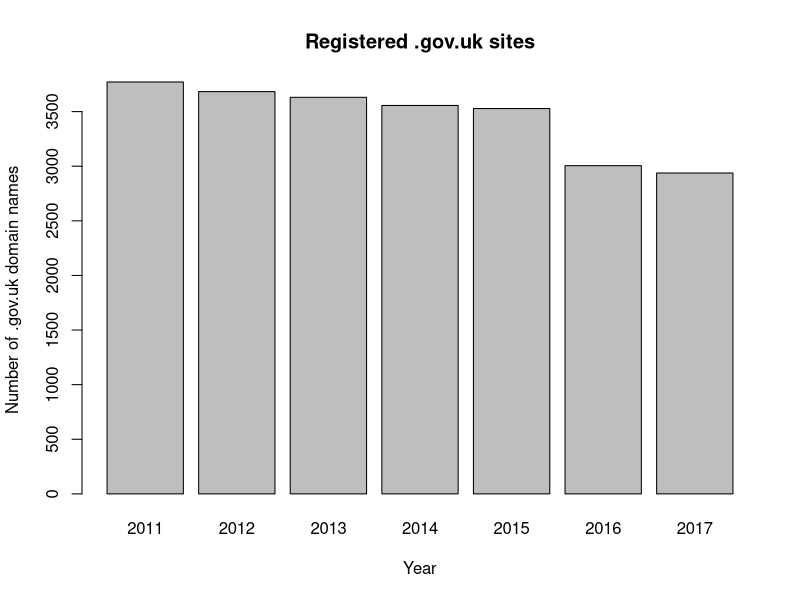
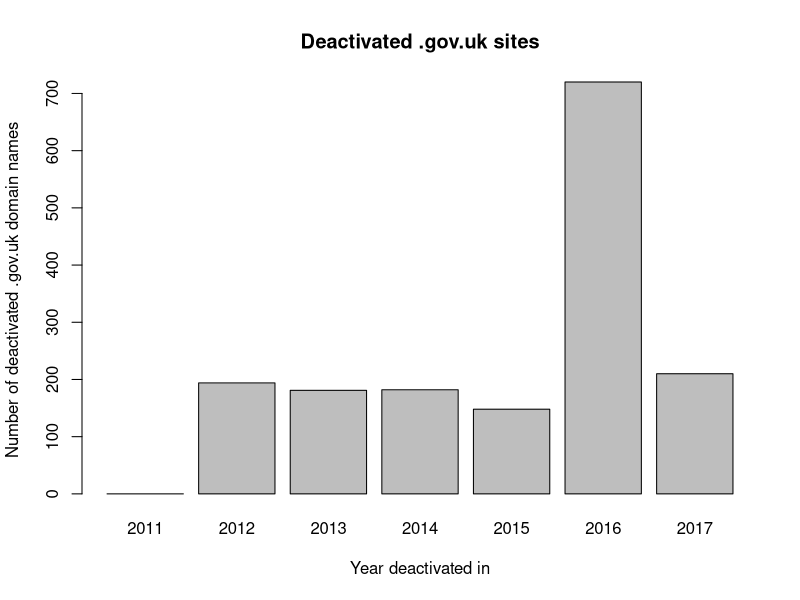
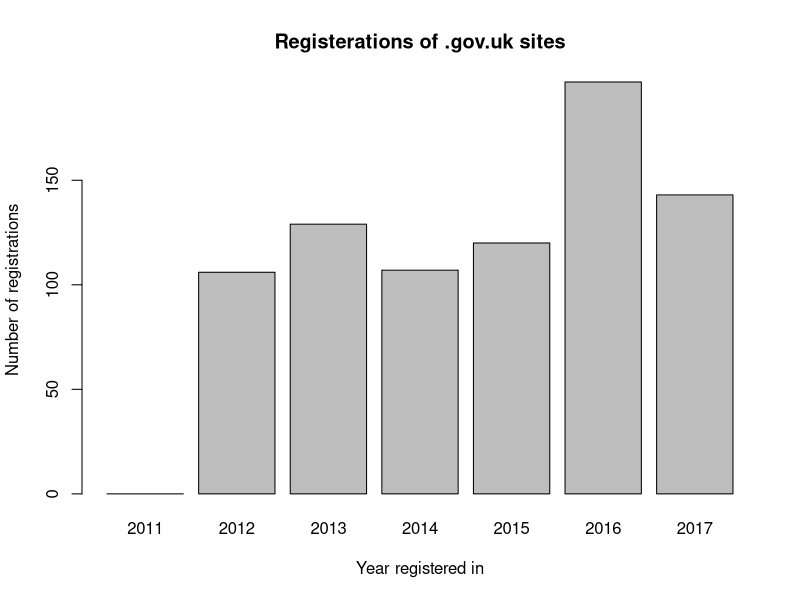

R code for these plots, in order:
govweb2017 <- read.csv("List_of_.gov.uk_domain_names_as_at_26_October_2017.csv")
govweb2016 <- read.csv("List_of_gov.uk_domains_as_of_1_Oct_2016.csv")
govweb2015 <- read.csv("gov.uk_domains_as_of_01Oct_2015.csv")
govweb2014 <- read.csv("List_of_gov_uk_domain_names_as_at_1_October_2014.csv")
govweb2013 <- read.csv("gov-uk_domain_names_as_at_1_October_2013.csv")
govweb2012 <- read.csv("gov-uk-domains-as-of-1-Oct-2012.csv")
govweb2011 <- read.csv("gov-uk-domains_as_of_1_Oct_2011.csv")

View(govweb2017)

# The number of registered ".gov.uk" domain na"mes has steadily decreased since 2011

nrowvector = (0)
for (i in seq(1,7)) {
  p = toString(i)
  govweb = paste("govweb201", p, sep = "") 
  govweb = eval(parse(text = govweb))
  nrowvector = c(nrowvector,nrow(govweb))
}
nrowvector <- nrowvector[2:length(nrowvector)]
nrowvector
barplot(nrowvector, names.arg = c(2011, 2012, 2013, 2014, 2015, 2016, 2017), main = "Registered .gov.uk sites", xlab = "Year", ylab = "Number of .gov.uk domain names")


# The number of registered .gov.uk domain names fell by 833. 

nrowvector[1] - nrowvector[7]


# Which .gov.uk websites have closed since 2011?

# Method:
# 1. Create a dataset of websites that are active in each pair of consecutive years (2011/12, 2012/13, etc), prefixed "common"
# 2. Of the original dataset for a particular year, create a dataset of websites that are not in "common..." datasets, prefix "closed"  

common20112012 <- intersect(govweb2011$Domain.Name, govweb2012$Domain.Name) 
closed20112012 <- govweb2011[!govweb2011$Domain.Name %in% common20112012,]
opened2012 <- govweb2012[!govweb2012$Domain.Name %in% common20112012,]

common20122013 <- intersect(govweb2012$Domain.Name, govweb2013$Domain.Name) 
closed20122013 <- govweb2012[!govweb2012$Domain.Name %in% common20122013,]
opened2013 <- govweb2013[!govweb2013$Domain.Name %in% common20122013,]

common20132014 <- intersect(govweb2013$Domain.Name, govweb2014$Domain.Name) 
closed20132014 <- govweb2013[!govweb2013$Domain.Name %in% common20132014,]
opened2014 <- govweb2014[!govweb2014$Domain.Name %in% common20132014,]

common20142015 <- intersect(govweb2014$Domain.Name, govweb2015$Domain.Name) 
closed20142015 <- govweb2014[!govweb2014$Domain.Name %in% common20142015,]
opened2015 <- govweb2015[!govweb2015$Domain.Name %in% common20142015,]

common20152016 <- intersect(govweb2015$Domain.Name, govweb2016$Domain.Name) 
closed20152016 <- govweb2015[!govweb2015$Domain.Name %in% common20152016,]
opened2016 <- govweb2016[!govweb2016$Domain.Name %in% common20152016,]

common20162017 <- intersect(govweb2016$Domain.Name, govweb2017$Domain.Name) 
closed20162017 <- govweb2016[!govweb2016$Domain.Name %in% common20162017,]
opened2017 <- govweb2017[!govweb2017$Domain.Name %in% common20162017,]

View(closed20112012)
View(closed20122013)
View(closed20132014)
View(closed20142015)
View(closed20152016)
View(closed20162017)




# How many .gov.uk websites closed

nrow(closed20112012) + nrow(closed20122013) + nrow(closed20132014) + nrow(closed20142015) + nrow(closed20152016) + nrow(closed20162017)

nrowvector1 = (0)
for (i in seq(2011,2016)) {
  p = toString(i)
  q = toString(i+1)
  closed = paste("closed", p, q, sep = "")
  closed = eval(parse(text = closed))
  nrowvector1 = c(nrowvector1,nrow(closed))
}
nrowvector1
barplot(nrowvector1, names.arg = c(2011, 2012, 2013, 2014, 2015, 2016, 2017), main = "Deactivated .gov.uk sites", xlab = "Year deactivated in", ylab = "Number of deactivated .gov.uk domain names")

# There were 1635 deactivations of .gov.uk domain names between 2011 and 2017. 

sum(nrowvector1)
mean(nrowvector1[-6][-1])


# How many .gov.uk websites were registered each year between 2011 and 2017?

nrowvector2 = (0)
for (i in seq(2012,2017)) {
  p = toString(i)
  opened = paste("opened", p, sep = "")
  opened = eval(parse(text = opened))
  nrowvector2 = c(nrowvector2,nrow(opened))
}
nrowvector2
barplot(nrowvector2, names.arg = c(2011, 2012, 2013, 2014, 2015, 2016, 2017), main = "Registerations of .gov.uk sites", xlab = "Year registered in", ylab = "Number of registrations")


# There were 802 registrations of .gov.uk domain names between 2011 and 2017

sum(nrowvector2)
mean(nrowvector2[-6][-1])

# Which websites were registered each year?

View(opened2012)
View(opened2013)
View(opened2014)
View(opened2015)
View(opened2016)
View(opened2017)

nrowvector1
nrowvector2

nrowvector3 <- nrowvector1 - nrowvector2



